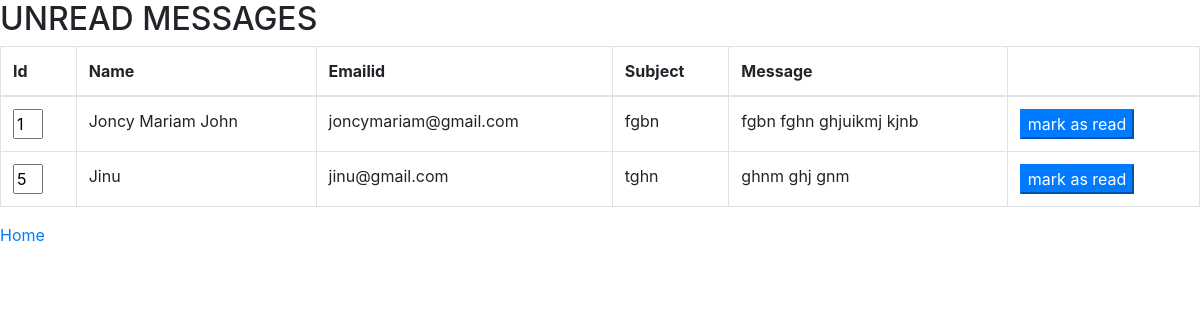
/contacts/, run on the app's committed database.
### tba_app/models.py (models this page shows)
class contact(models.Model):
    name=models.CharField(max_length=30)
    emailid=models.EmailField()
    subject=models.CharField(max_length=30)
    msg=models.CharField(max_length=50)
    status=models.CharField(max_length=10,null=True,blank=True,default='off')
    class meta:
        db_table="contact"

### tba_app/views.py (the view)
# urls.py: path('contacts/',views.viewmsg,name='contacts'),
def viewmsg(request):
    queryset=contact.objects.all().filter(status='off')
    return render(request,'contacts.html',{'authors':queryset})

### tba_app/templates/contacts.html (shortened to what this page needs)
<!DOCTYPE html>
<html lang="en">
    <head>
        {%load static%}
        <link href="{%static 'css/styles2.css' %}" rel="stylesheet" />
    </head>
    <body>
        <div>
            <h2>UNREAD MESSAGES</h2>
        </div>
        <div>
            <table class="table table-bordered">
                <thead>
                    <tr>
                        <th>Id</th>
                        <th>Name</th>
                        <th>Emailid</th>
                        <th>Subject</th>
                        <th>Message</th>
                        <th></th>
                    </tr>
                </thead>
                <tbody>
                    {%if authors%}
                    {%for i in authors%}
                    <tr>
                        <form action="{%url 'readmessage' %}" method=POST>
                        <td><input type="text" value="{{i.id}}" name="id" style="width: 30px;" readonly></td>
                        <td>{{i.name}}</td>
                        <td>{{i.emailid}}</td>
                        <td>{{i.subject}}</td>
                        <td>{{i.msg}}</td>
                        <td><input type="submit" name="" value="mark as read" class="btn-primary"></td>
                        </form>
                    </tr>
                    {%endfor %}
                    {%endif %}
                </tbody>
            </table>
        </div>
        <div>
            <a href="{%url 'adminhome' %}">Home</a>
        </div>
    </body>
</html>

### data on the page
contact: id "1", name "Joncy Mariam John", emailid "joncymariam@gmail.com", subject "fgbn", msg "fgbn fghn ghjuikmj kjnb"
contact: id "5", name "Jinu", emailid "jinu@gmail.com", subject "tghn", msg "ghnm ghj gnm"
